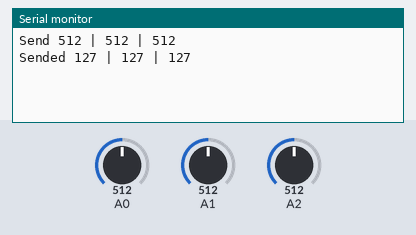
Bench run of a sketch on a simulated Arduino Uno, built with avr-gcc and run on an emulated ATmega328P. Shown: the last lines printed to the serial monitor. The test bench sets the inputs (shaded band); at power-on: A0 = 512, A1 = 512, A2 = 512. No radio packets arrive unless stated.

Above: at 1.2 s.
1.3 s: A0 set to 716
At 1.8 s:
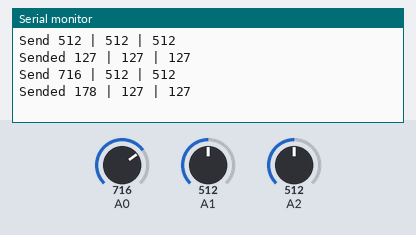
2.8 s: A1 set to 716
At 4.0 s:
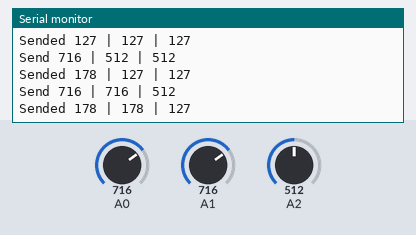
4.3 s: A2 set to 716
At 5.2 s:
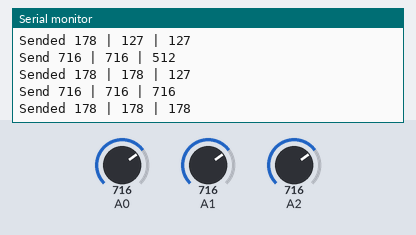
5.8 s: A0 set to 900
At 6.3 s:
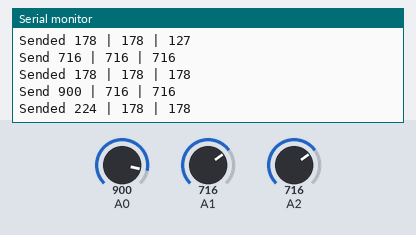
7.3 s: A1 set to 900
At 8.5 s:
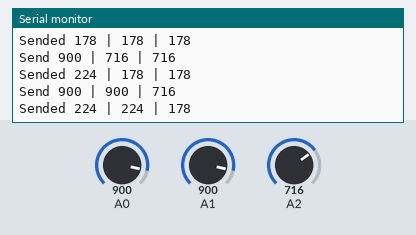
8.8 s: A2 set to 900
At 9.8 s:
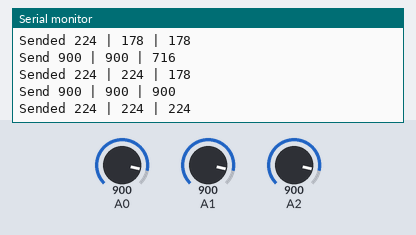
Timing chart, 0 to 11.3 s (numbered marks = the images above; inputs shaded):
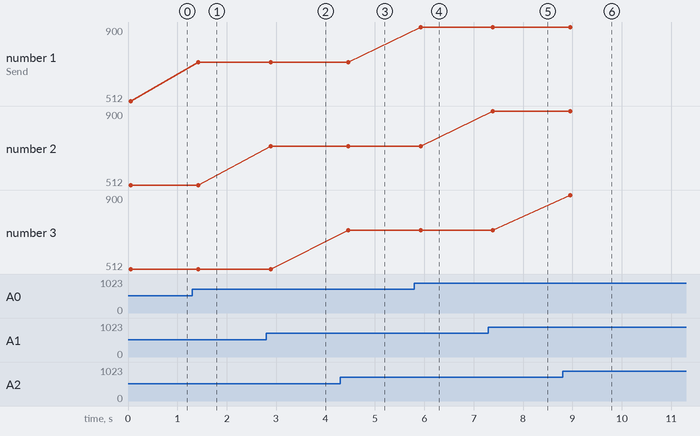

Measured:
- after the input at 1.3 s, the serial monitor: prints a new line after 0.13 s (image 1)
- after the input at 2.8 s, the serial monitor: prints a new line after 0.09 s (image 2)
- after the input at 4.3 s, the serial monitor: prints a new line after 0.16 s (image 3)
- after the input at 5.8 s, the serial monitor: prints a new line after 0.12 s (image 4)
- after the input at 7.3 s, the serial monitor: prints a new line after 0.09 s (image 5)
- after the input at 8.8 s, the serial monitor: prints a new line after 0.16 s (image 6)
- plotted number 1: 512 → 716 after the input at 1.3 s, 716 → 900 after the input at 5.8 s

The sketch:

Transmitter.ino
```cpp
#include <VirtualWire.h>

#define PIN_TX 5

#define PIN_POT0 0
#define PIN_POT1 1
#define PIN_POT2 2

int     pin_pot[3] = {PIN_POT0, PIN_POT1, PIN_POT2};
int     pot_values[3] = {0, 0, 0};
int     value_changed = 0;

void setup()
{
    Serial.begin(9600);
    vw_set_tx_pin(PIN_TX);
    vw_setup(2000);
}

void loop()
{
    Read_Pottard();
    if (value_changed)
    {
        vw_send((byte *) &pot_values, sizeof(pot_values));
        vw_wait_tx();
        Serial.print("Send ");
        Serial.print(pot_values[0]);
        Serial.print(" | ");
        Serial.print(pot_values[1]);
        Serial.print(" | ");
        Serial.print(pot_values[2]);
        Serial.print("\n");
        Serial.print("Sended ");
        Serial.print(map(pot_values[0], 0, 1024, 0, 255));
        Serial.print(" | ");
        Serial.print(map(pot_values[1], 0, 1024, 0, 255));
        Serial.print(" | ");
        Serial.print(map(pot_values[2], 0, 1024, 0, 255));
        Serial.print("\n\n\n");
        value_changed = 0;
    }
    delay(100);
}

void Read_Pottard()
{
    int index = 0;
    int tmp[3];

    value_changed = 0;
    while (index < 3)
    {
        tmp[index] = analogRead(pin_pot[index]);
        if (Value_changed_or_not(tmp[index], pot_values[index]) == 1)
        {
            pot_values[index] = tmp[index];
            value_changed = 1;
        }
        index++;
    }
}

int  Value_changed_or_not(int readed, int actual)
{
    if (readed == actual || readed == actual - 1 || readed == actual + 1)
      return (0);
    return (1);
}
```
